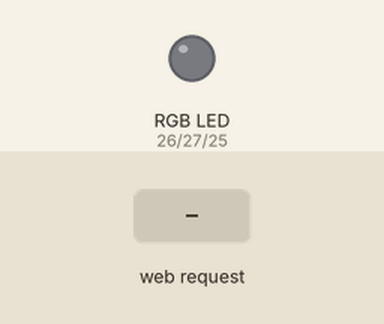
Simulated run of this sketch. Board: ESP32. Parts: an RGB LED mixed from three pins (HIGH = lit). The test bench sets the inputs (shaded band). WiFi joins after 1.5 s; servers stay silent unless stated; what the sketch prints to the serial monitor is not drawn.

Above: at 2.7 s.
2.8 s: HTTP request GET /Red received
At 3.1 s:
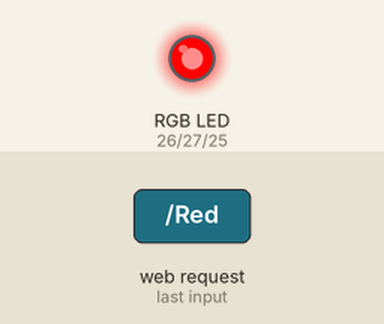
4.3 s: HTTP request GET /-r received
At 5.4 s:
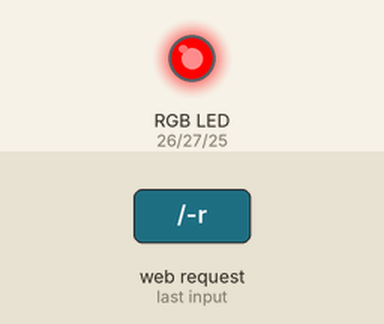
5.8 s: HTTP request GET /Green received
At 6.6 s:
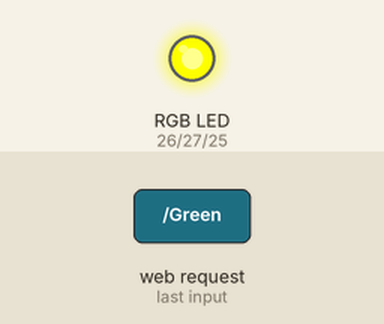
7.3 s: HTTP request GET /-g received
At 7.7 s:
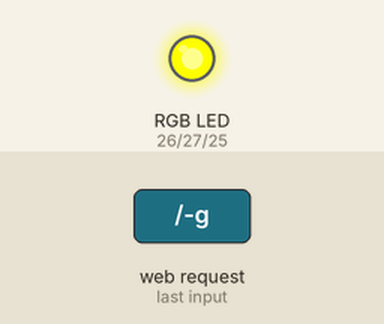
8.8 s: HTTP request GET /Blue received
At 10.0 s:
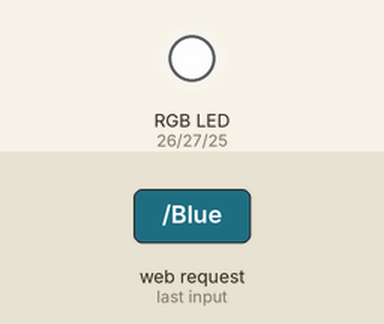
10.3 s: HTTP request GET /-b received
At 11.2 s:
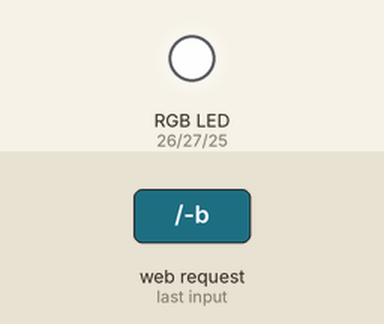
Timing chart, 0 to 12.8 s (numbered marks = the images above; inputs shaded):
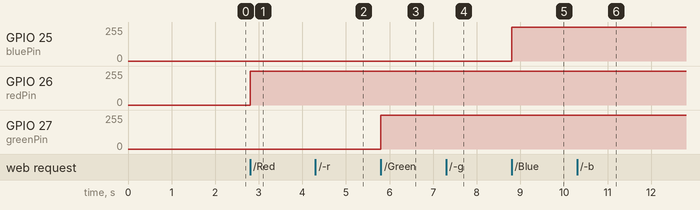

The sketch:

RGB-LED-STRIP-12V-Controller.ino
```cpp
#include <WiFi.h>
#include <driver/ledc.h> // Include this for ESP32 PWM control

// Replace with your network credentials
const char* ssid = "#";
const char* password = "#";

// Set web server port number to 80
WiFiServer server(80);

// Variables to store RGB pin numbers and PWM channels
const int redPin = 26;
const int greenPin = 27;
const int bluePin = 25;

int redValue = 0;
int greenValue = 0;
int blueValue = 0;

// Function to generate HTML content
String generateHTML(int redValue, int greenValue, int blueValue) {
  String html = "<!DOCTYPE html><html><head>"
                "<meta name=\"viewport\" content=\"width=device-width, initial-scale=1\">"
                "<link rel=\"stylesheet\" href=\"https://cdnjs.cloudflare.com/ajax/libs/materialize/1.0.0/css/materialize.min.css\">"
                "<style>body { font-family: Arial, sans-serif; text-align: center; margin: 20px; }"
                ".color-preview { width: 100px; height: 100px; margin: 20px auto; border: 1px solid #ccc; }"
                ".button-group { margin: 10px 0; }</style></head><body>"
                "<h1>ESP32 RGB Controller</h1>"
                "<div class=\"color-preview\" style=\"background-color: rgb(" + String(redValue) + "," + String(greenValue) + "," + String(blueValue) + ");\"></div>"
                "<h5>Adjust Colors</h5><div class=\"button-group\">"
                "<label>Red</label>"
                "<a href=\"/-r\" class=\"btn red\">-</a>"
                "<a href=\"/Red\" class=\"btn red lighten-1\">Toggle (" + String(redValue) + ")</a>"
                "<a href=\"/+r\" class=\"btn red\">+</a></div>"
                "<div class=\"button-group\">"
                "<label>Green</label>"
                "<a href=\"/-g\" class=\"btn green\">-</a>"
                "<a href=\"/Green\" class=\"btn green lighten-1\">Toggle (" + String(greenValue) + ")</a>"
                "<a href=\"/+g\" class=\"btn green\">+</a></div>"
                "<div class=\"button-group\">"
                "<label>Blue</label>"
                "<a href=\"/-b\" class=\"btn blue\">-</a>"
                "<a href=\"/Blue\" class=\"btn blue lighten-1\">Toggle (" + String(blueValue) + ")</a>"
                "<a href=\"/+b\" class=\"btn blue\">+</a></div>"
                "</body></html>";
  return html;
}

void setup() {
  Serial.begin(115200);

  // Connect to Wi-Fi network with SSID and password
  Serial.print("Connecting to ");
  Serial.println(ssid);
  WiFi.begin(ssid, password);
  while (WiFi.status() != WL_CONNECTED) {
    delay(500);
    Serial.print(".");
  }
  Serial.println("");
  Serial.println("WiFi connected.");
  Serial.println("IP address: ");
  Serial.println(WiFi.localIP());
  server.begin();

  // Configure PWM channels
  ledcSetup(0, 5000, 8);  // Channel 0, 5 kHz, 8-bit resolution
  ledcSetup(1, 5000, 8);  // Channel 1, 5 kHz, 8-bit resolution
  ledcSetup(2, 5000, 8);  // Channel 2, 5 kHz, 8-bit resolution

  // Attach PWM channels to pins
  ledcAttachPin(redPin, 0);
  ledcAttachPin(greenPin, 1);
  ledcAttachPin(bluePin, 2);
}

void loop() {
  WiFiClient client = server.available();  // Listen for incoming clients

  if (client) {  // If a new client connects
    Serial.println("New Client.");
    String currentLine = "";  // Make a String to hold incoming data from the client
    String header = "";       // Variable to store the HTTP request header

    while (client.connected()) {  // Loop while the client is connected
      if (client.available()) {  // If there's bytes to read from the client
        char c = client.read();  // Read a byte
        header += c;
        if (c == '\n') {  // If the byte is a newline character
          if (currentLine.length() == 0) {
            // HTTP headers always start with a response code (e.g., HTTP/1.1 200 OK)
            // and a content-type so the client knows what's coming, then a blank line
            client.println("HTTP/1.1 200 OK");
            client.println("Content-type:text/html");
            client.println("Connection: close");
            client.println();

            // RGB control logic
            if (header.indexOf("GET /-r") >= 0) redValue = max(0, redValue - 1);
            else if (header.indexOf("GET /+r") >= 0) redValue = min(255, redValue + 1);
            else if (header.indexOf("GET /+g") >= 0) greenValue = min(255, greenValue + 1);
            else if (header.indexOf("GET /-g") >= 0) greenValue = max(0, greenValue - 1);
            else if (header.indexOf("GET /+b") >= 0) blueValue = min(255, blueValue + 1);
            else if (header.indexOf("GET /-b") >= 0) blueValue = max(0, blueValue - 1);
            else if (header.indexOf("GET /Red") >= 0) redValue = (redValue == 0) ? 255 : 0;
            else if (header.indexOf("GET /Green") >= 0) greenValue = (greenValue == 0) ? 255 : 0;
            else if (header.indexOf("GET /Blue") >= 0) blueValue = (blueValue == 0) ? 255 : 0;

            // Update PWM values
            ledcWrite(0, redValue);
            ledcWrite(1, greenValue);
            ledcWrite(2, blueValue);

            // Send HTML response
            client.println(generateHTML(redValue, greenValue, blueValue));
            break;
          } else {
            currentLine = "";  // Clear the currentLine
          }
        } else if (c != '\r') {  // If the character is not a carriage return
          currentLine += c;      // Add it to the currentLine
        }
      }
    }

    // Clear the header and stop the connection
    header = "";
    client.stop();
    Serial.println("Client Disconnected.");
  }
}
```

Measured:
- after the input at 2.8 s, GPIO 26 (redPin): 0/255 → 255/255 at once
- after the input at 4.3 s, GPIO 26 (redPin): 255/255 → 253/255 at once
- after the input at 5.8 s, GPIO 27 (greenPin): 0/255 → 255/255 at once
- after the input at 7.3 s, GPIO 27 (greenPin): 255/255 → 253/255 at once
- after the input at 8.8 s, GPIO 25 (bluePin): 0/255 → 255/255 at once
- after the input at 10.3 s, GPIO 25 (bluePin): 255/255 → 253/255 at once
